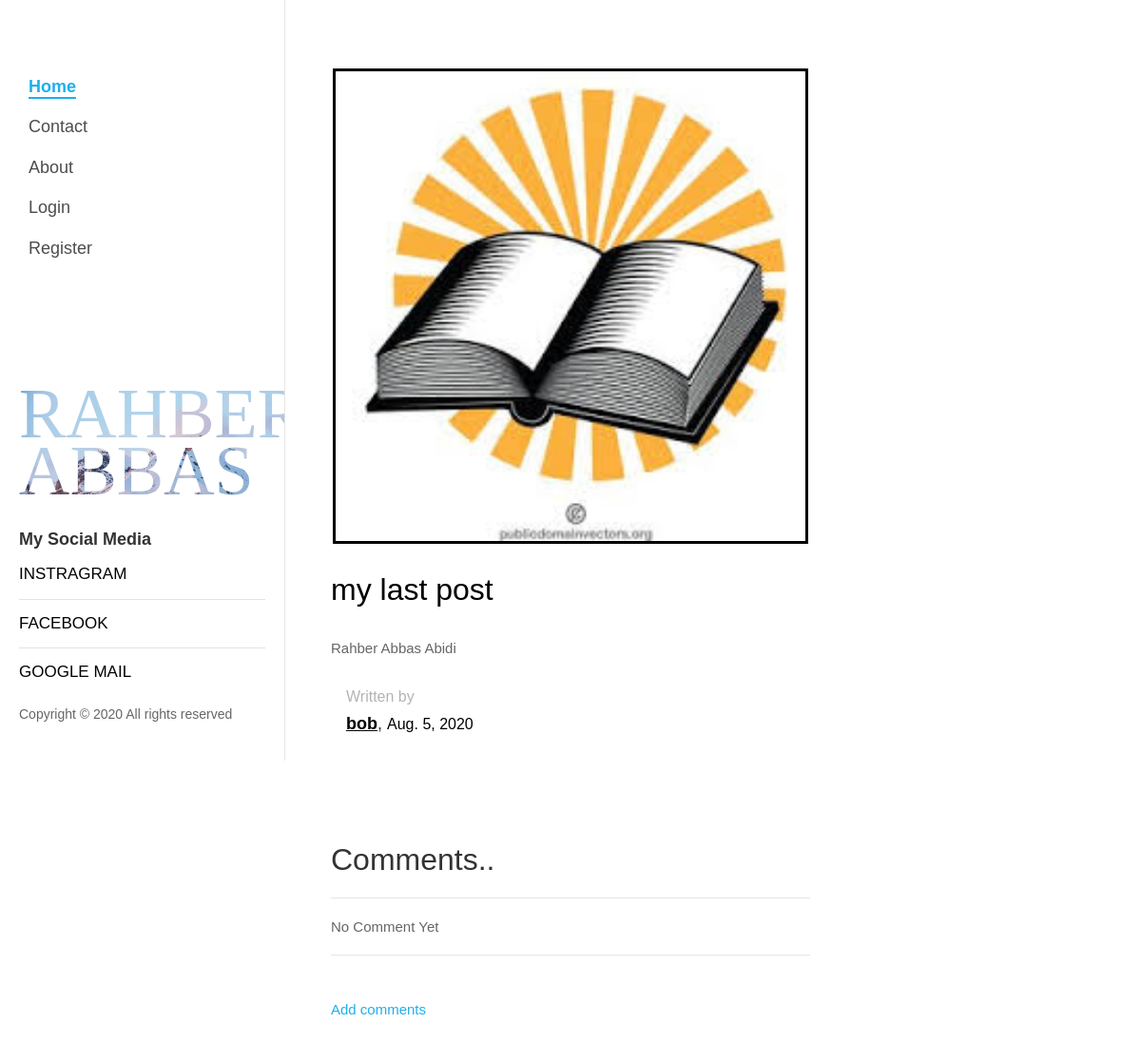
The app's page /articel/14 with its own data.
### blog/models.py (models this page shows, shortened)
class Post(models.Model):
    title = models.CharField(max_length=1000)
    header_image = models.ImageField(null='True', blank= 'True', upload_to= 'images/')
    author = models.ForeignKey(User, on_delete=models.CASCADE)
    body = models.TextField()
    currentdate= models.DateField(default=timezone.now)
    ctime = models.TimeField(default=timezone.now)
    likes = models.ManyToManyField(User, related_name="blog_post")
    def total_likes(self):
        return self.likes.count()

### blog/views.py (the view)
# urls.py: path('articel/<int:pk>',ArticalDetailView.as_view(),name='detail'),
class ArticalDetailView(DetailView):
    model = Post
    template_name = 'detail.html'
    def get_context_data(self, *args, **kwargs):
        context = super(ArticalDetailView, self).get_context_data(*args, **kwargs)
        stuff = get_object_or_404(Post, id=self.kwargs['pk'])
        total_likes = stuff.total_likes()
        context["total_likes"] = total_likes
        return context

### blog/templates/detail.html (shortened to what this page needs)
{% extends 'base2.html' %} {% load static %}{% block body %}
<div id="colorlib-main">
    <div class="container">
        <div class="row d-flex">
            <div class="col-xl-8 px-md-5 py-5">
                <div class="row pt-md-4">
                    <div class="col-md-12">
                        <div class="blog-entry-2 ftco-animate">
                            {% if post.header_image %}
                            <center><img class="rah" src=" {{ post.header_image.url}}" alt="" style="height: 500px; width: 500px; "></center>
                            {% endif %}
                            <div class="text pt-4">
                                <h3 class="mb-4"><a href="#">{{post.title}}</a></h3>
                                <p class="mb-4">{{post.body}}</p>
                                <div class="author mb-4 d-flex align-items-center">
                                    <div class="ml-3 info">
                                        <span>Written by</span>
                                        <h3><a href="#">{{post.author}}</a>, <span>{{post.currentdate}}</span></h3>
                                    </div>
                                </div>
                                <br>
                                <br><br>
                                <h2>Comments..</h2>
                                <hr> {% if not post.comments.all %} No Comment Yet
                                <hr> {% else %} {% for comment in post.comments.all %}
                                <strong>{{ comment.name }} - {{comment.date_added}}</strong>
                                <br> {{comment.body}} <br>
                                <hr>{% endfor %}{% endif %}
                                <br>
                                <a href="{% url 'comment' post.pk %}">Add comments</a>
                            </div>
                        </div>
                    </div>
                </div>
            </div>
        </div>
    </div>
</div>
{% endblock %}

### blog/templates/detail.html (style rules this page uses)
.rah { border: 3px black solid; object-fit: contain; }

### records on screen
Post: header_image (picture), title "my last post", body "Rahber Abbas Abidi", author "bob", currentdate "Aug. 5, 2020"
